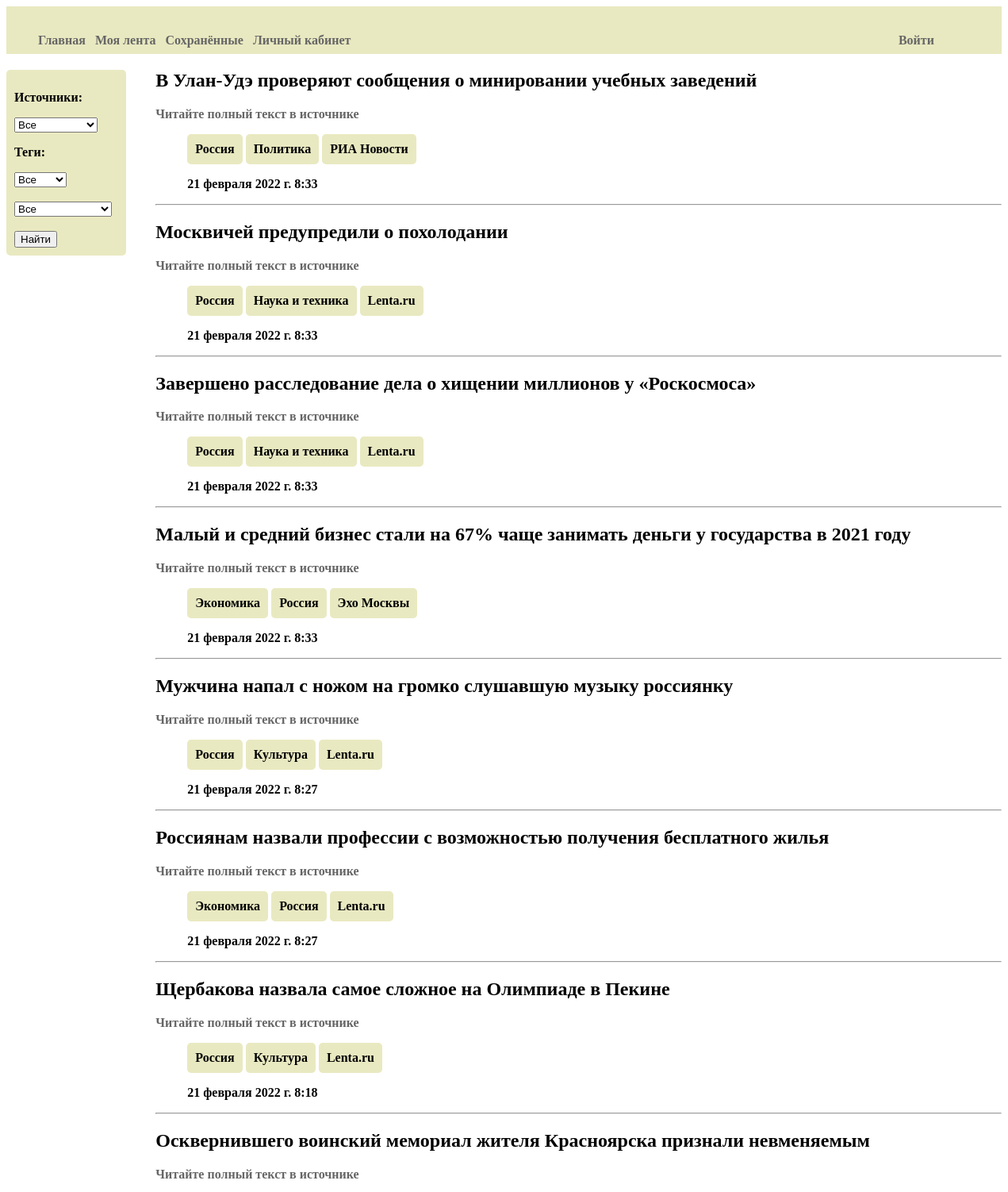
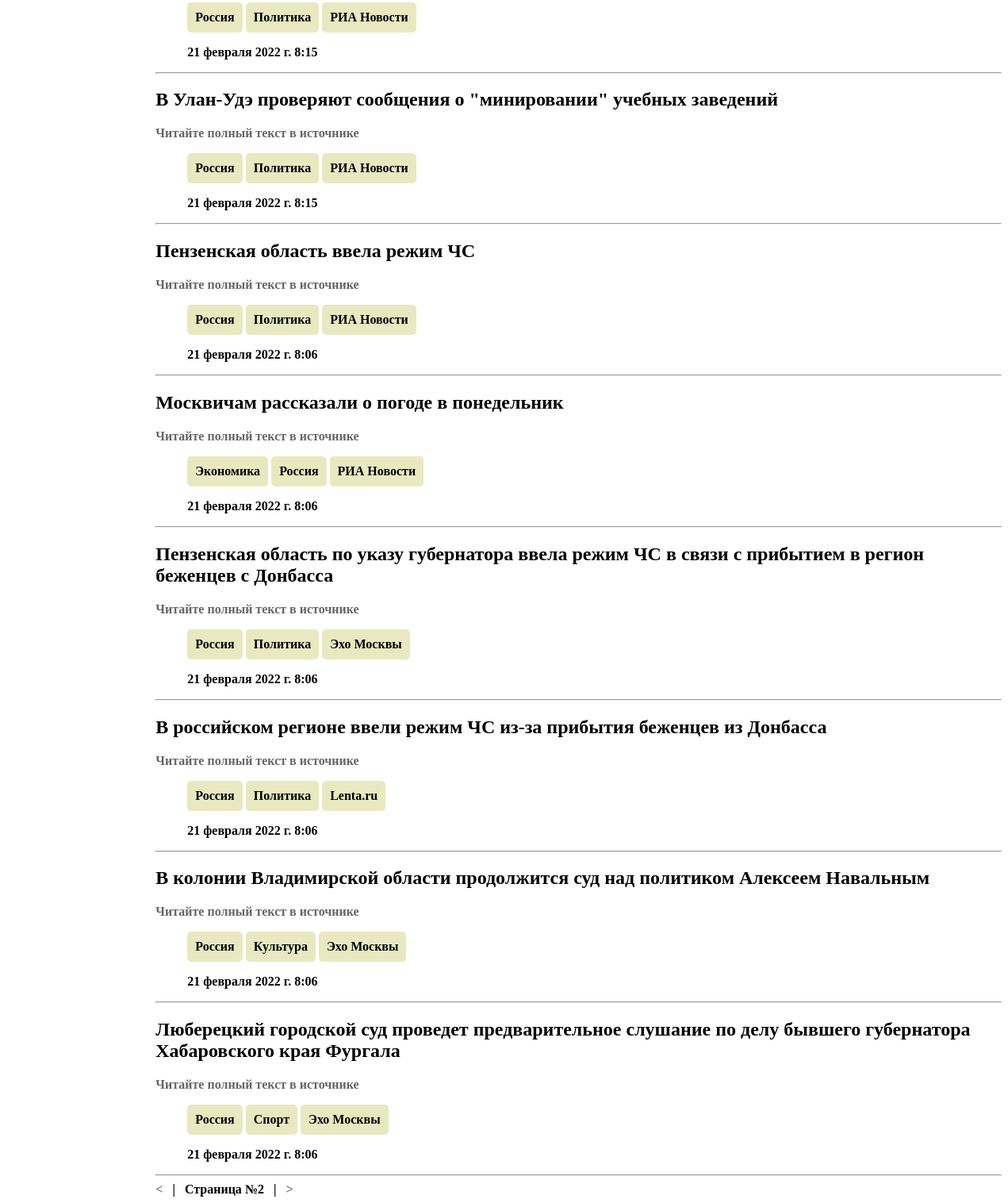
Screenshot of /news/?page=2 with the database file from the repository (2 pictures, top to bottom).
### AllNews/models.py (models this page shows, shortened)
class Article(models.Model):
    title = models.TextField(verbose_name = "Заголовок")
    content = models.TextField(verbose_name = "Текст новости", null = True, blank = True, default = "Читайте полный текст в источнике")
    published = models.DateTimeField(verbose_name = "Дата публикации", null = True, blank = True, db_index = True, editable=False)
    saved = models.DateTimeField(verbose_name = "Дата сохранения", auto_now_add = True)
    link = models.URLField(verbose_name = "Ссылка на оригинал", null = True, blank = True)
    tags = models.ManyToManyField(Tag)
    site = models.ForeignKey('Site', default = 0, null = True, on_delete=models.PROTECT)
    users = models.ManyToManyField(User)
    is_deleted = models.BooleanField(verbose_name = "Активность", default = True, editable = False)
    class Meta:
        verbose_name = "Новость"
        verbose_name_plural = "Новости"
        ordering = ["-published"]
        unique_together = ('title', 'link')

class Tag(models.Model):
   tag = models.CharField(max_length = 50, verbose_name = "Категория")
   class Meta:
       verbose_name = "Тег"
       verbose_name_plural = "Теги"

class Site(models.Model):
   name = models.CharField(max_length = 50, verbose_name = "Название источника")
   link = models.URLField(verbose_name = "Адрес источника", unique=True)
   users = models.ManyToManyField(User)
   is_active = models.BooleanField(verbose_name = "Активность", default = False)
   is_allowed = models.BooleanField(verbose_name = "Подтверждение администратора", default=True)
   class Meta:
       verbose_name = "Источник"
       verbose_name_plural = "Источники"
       ordering = ["name"]

### AllNews/views.py (the view)
# urls.py: path('', index),
@csrf_exempt
def index(request):
  if request.GET.get("id_ar", 0) != 0:
    article_id = request.GET.get("id_ar") #("id_ar", 1000)
    article = Article.objects.get(pk=article_id)
    if request.user in article.users.all():
      article.users.remove(request.user)
    else:
      article.users.add(request.user)
  else:
    tag1_id = request.GET.get("tag1_id", 0)
    tag2_id = request.GET.get("tag2_id", 0)
    site_id = request.GET.get("site_id", 0)
    articles = Article.objects.all()
    filter_ids = {}
    if tag1_id != 0:
        filter_ids['tag1_id'] = tag1_id
        tag1 = Tag.objects.get(pk=tag1_id)
        articles1 = tag1.article_set.all().order_by()
        articles = articles & articles1
    if tag2_id != 0:
        filter_ids['tag2_id'] = tag2_id
        tag2 = Tag.objects.get(pk=tag2_id) if tag2_id != 0 else tag1
        articles2 = tag2.article_set.all().order_by()
        articles = articles & articles2
    if site_id != 0:
        filter_ids['site_id'] = site_id
        articles = articles.filter(site=site_id)
    sites = Site.objects.all()
    tags1 = Tag.objects.filter(tag='Мир') | Tag.objects.filter(tag='Россия')
    tags2 = Tag.objects.exclude(tag='Мир') & Tag.objects.exclude(tag='Россия')
    paginator = Paginator(articles, 15)
    if 'page' in request.GET:
        page_num = request.GET['page']
    else:
        page_num = 1
    page = paginator.get_page(page_num)
    string = ""
    for tag in filter_ids:
        string = string + "&" + tag + "=" + filter_ids.get(tag)
    context = {'articles': page.object_list, 'sites': sites, 'tags1': tags1, 'tags2': tags2, 'filter_ids': string, 'page': page}
    return render(request, 'content.html', context)

### AllNews/templates/content.html (shortened to what this page needs)
{% extends "Layout/basic.html" %}
{% block content %}
<div class="left">
  <form  action="" class="tag">
    <div>
      <p>Источники:</p>
    </div>
    <div>
      <select name="site_id">
        <option selected disabled>Все</option>
      </select>
    </div>
    <div>
      <p>Теги:</p>
    </div>
    <div>
      <select name="tag1_id">
        <option selected disabled>Все</option>
      </select>
    </div><br/>
    <div>
      <select name="tag2_id">
        <option selected disabled>Все</option>
      </select>
    </div><br/>
    <div>
      <input type="submit" value="Найти">
    </div>
  </form>
</div>
<div class="right">
  {% for article in articles %}
  <form>
    <h1>{{ article.title }}</h1>
    <a href="{{ article.link }}">{{ article.content }}</a> <br/>
    <ul class="hr">
      {% for tag in article.tags.all %}
      <li class="tag">{{ tag.tag }}</li>
      {% endfor %}
      <li class="tag">{{ article.site.name }}</li>
    </ul>
    <ul class="hr">
      <li>{{ article.published }}</li>&nbsp;&nbsp;
    </ul>
  </form>
  <hr>
  {% endfor %}
  {% if articles.exists %}
  <div>
    {% if page.has_previous %}
    <a href="?page={{ page.previous_page_number }}{{filter_ids}}">&lt;</a>
    &nbsp;&nbsp;|&nbsp;&nbsp;
    {% endif %}
    Страница №{{ page.number }}
    {% if page.has_next %}
    &nbsp;&nbsp;|&nbsp;&nbsp;
    <a href="?page={{ page.next_page_number }}{{filter_ids}}">&gt;</a>
    {% endif %}
  </div>
  {% endif %}
</div>
{% endblock %}

### AllNews/static/AllNews/style.css (style rules this page uses)
a { text-decoration: none; color: #666; }
ul.hr li { display: inline-block; }
.left { width: 12%; float: left; }
.right { width: 85%; margin-left: 15%; }
.tag { border-radius: 5px; background: #E9E9C1; padding: 10px; }

### rows the page displays
Article: title "В Улан-Удэ проверяют сообщения о минировании учебных заведений", content "Читайте полный текст в источнике", site.name "РИА Новости", published "21 февраля 2022 г. 8:33"
Tag: tag "Россия"
Tag: tag "Политика"
Article: title "Москвичей предупредили о похолодании", content "Читайте полный текст в источнике", site.name "Lenta.ru", published "21 февраля 2022 г. 8:33"
Tag: tag "Наука и техника"
Article: title "Завершено расследование дела о хищении миллионов у «Роскосмоса»", content "Читайте полный текст в источнике", site.name "Lenta.ru", published "21 февраля 2022 г. 8:33"
Article: title "Малый и средний бизнес стали на 67% чаще занимать деньги у государства в 2021 году", content "Читайте полный текст в источнике", site.name "Эхо Москвы", published "21 февраля 2022 г. 8:33"
Tag: tag "Экономика"
Article: title "Мужчина напал с ножом на громко слушавшую музыку россиянку", content "Читайте полный текст в источнике", site.name "Lenta.ru", published "21 февраля 2022 г. 8:27"
Tag: tag "Культура"
Article: title "Россиянам назвали профессии с возможностью получения бесплатного жилья", content "Читайте полный текст в источнике", site.name "Lenta.ru", published "21 февраля 2022 г. 8:27"
Article: title "Щербакова назвала самое сложное на Олимпиаде в Пекине", content "Читайте полный текст в источнике", site.name "Lenta.ru", published "21 февраля 2022 г. 8:18"
Article: title "Осквернившего воинский мемориал жителя Красноярска признали невменяемым", content "Читайте полный текст в источнике", site.name "РИА Новости", published "21 февраля 2022 г. 8:15"
Article: title "В Улан-Удэ проверяют сообщения о \"минировании\" учебных заведений", content "Читайте полный текст в источнике", site.name "РИА Новости", published "21 февраля 2022 г. 8:15"
Article: title "Пензенская область ввела режим ЧС", content "Читайте полный текст в источнике", site.name "РИА Новости", published "21 февраля 2022 г. 8:06"
Article: title "Москвичам рассказали о погоде в понедельник", content "Читайте полный текст в источнике", site.name "РИА Новости", published "21 февраля 2022 г. 8:06"
Article: title "Пензенская область по указу губернатора ввела режим ЧС в связи с прибытием в регион беженцев с Донбасса", content "Читайте полный текст в источнике", site.name "Эхо Москвы", published "21 февраля 2022 г. 8:06"
Article: title "В российском регионе ввели режим ЧС из-за прибытия беженцев из Донбасса", content "Читайте полный текст в источнике", site.name "Lenta.ru", published "21 февраля 2022 г. 8:06"
Article: title "В колонии Владимирской области продолжится суд над политиком Алексеем Навальным", content "Читайте полный текст в источнике", site.name "Эхо Москвы", published "21 февраля 2022 г. 8:06"
Article: title "Люберецкий городской суд проведет предварительное слушание по делу бывшего губернатора Хабаровского края Фургала", content "Читайте полный текст в источнике", site.name "Эхо Москвы", published "21 февраля 2022 г. 8:06"
Tag: tag "Спорт"

### other values shown
{{ page.number }} "2"
